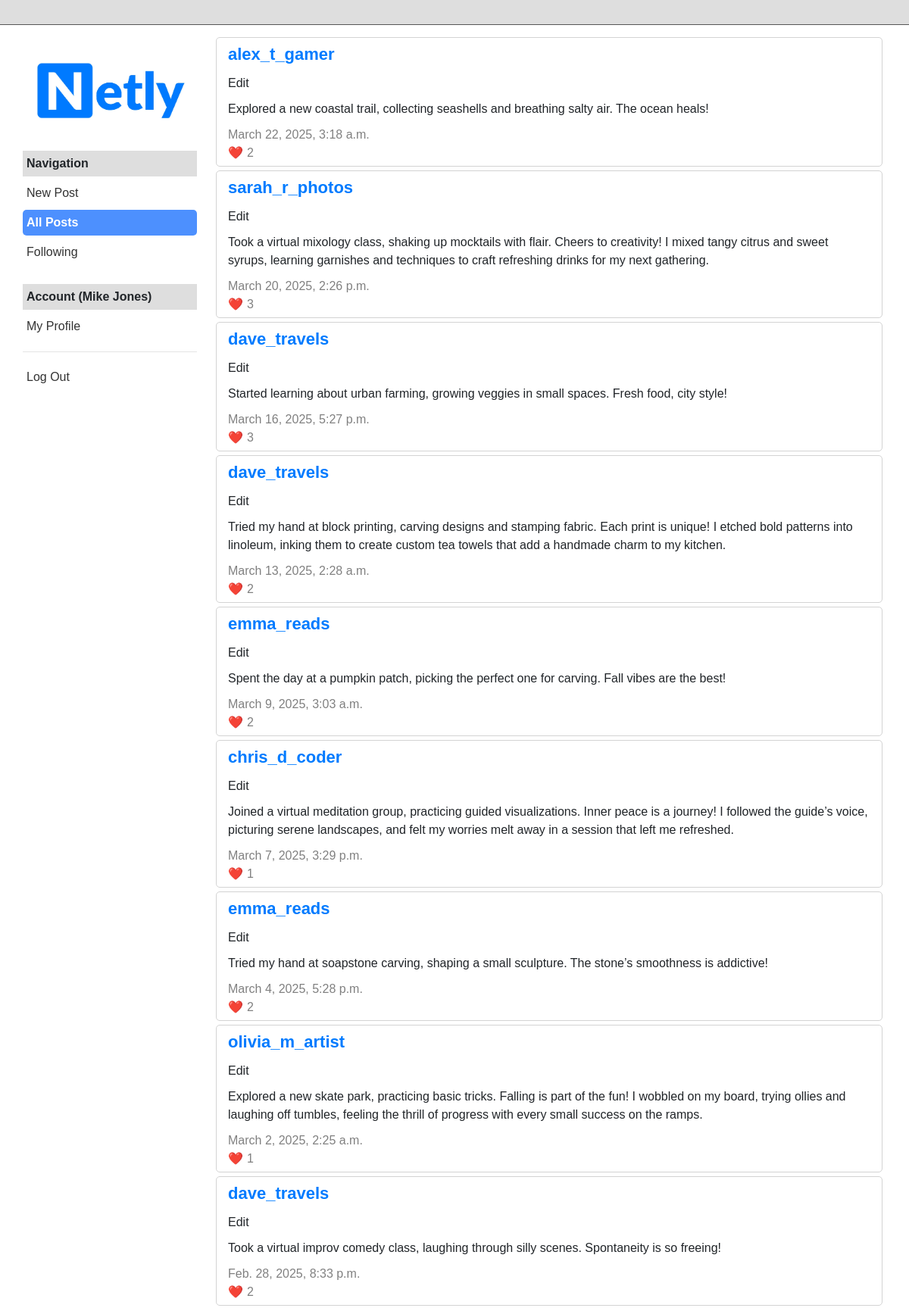
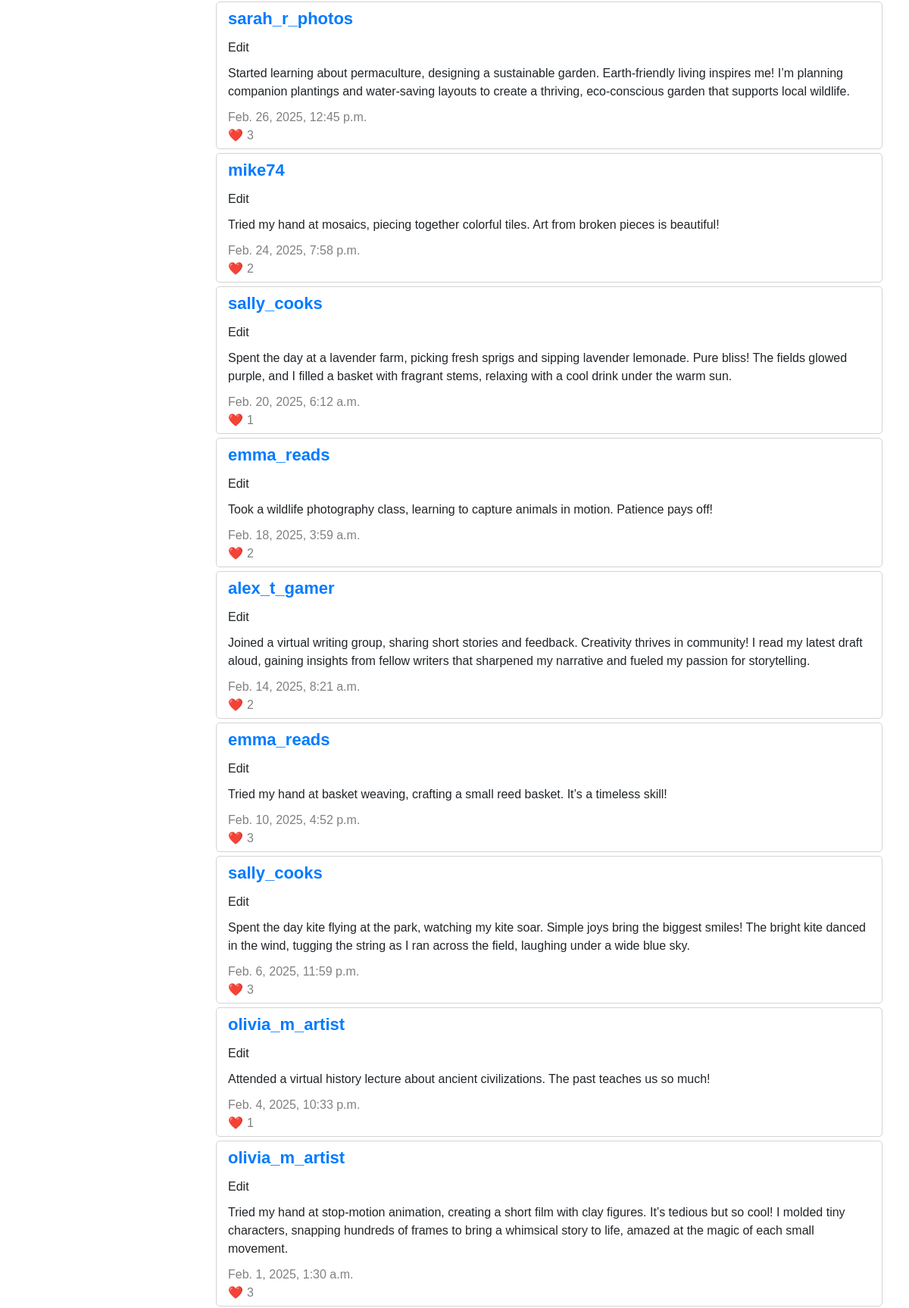
/ (signed in, upper part), run on the app's committed database (2 pictures, top to bottom).
### network/models.py (models this page shows, shortened)
class User(AbstractUser):
    def display_name(self):
        return f"{self.first_name} {self.last_name}" if self.first_name and self.last_name else self.username

class Post(models.Model):
    user = models.ForeignKey(User, on_delete=models.CASCADE, related_name="posts")
    content = models.TextField()
    created_at = models.DateTimeField(auto_now_add=True)
    def get_likes_count(self):
        return self.likes.count()

### network/views.py (the view)
# urls.py: path("", views.index, name="index"),
def index(request):
    posts = Post.objects.all().order_by("-created_at")
    return render(request, "network/index.html", {
        "active_filter": "all",
        "posts": posts,
    })

### network/templates/network/index.html
{% extends "network/layout.html" %}
{% block body %}
    {% for post in posts %}
    <div class="post-container">
        <div class="post-name"><a href="{% url 'profile' post.user.id %}">{{ post.user.username }}</a></div>
        <div class="post-edit">Edit</div>
        <div class="post-content">{{ post.content }}</div>
        <div class="post-date">{{ post.created_at }}</div>
        <div class="post-likes">{{ post.get_likes_count }}</div>
    </div>
    {% endfor %}
{% endblock %}

### network/templates/network/layout.html (shortened to what this page needs)
{% load static %}
<!DOCTYPE html>
<html lang="en">
    <head>
        <link rel="stylesheet" href="https://stackpath.bootstrapcdn.com/bootstrap/4.4.1/css/bootstrap.min.css">
        <link href="{% static 'network/styles.css' %}" rel="stylesheet">
    </head>
    <body>
        <div class="header">
        </div>
        <div class="page-container">
            <aside class="sidebar">
                <ul>
                    <li class="sidebar-logo">
                        <a href="{% url 'index' %}">
                            <img src="{% static 'network/netly.jpeg' %}" alt="Network Logo" style="width: 100%;">
                        </a>
                    </li>
                    <li class="sidebar-heading">Navigation</li>
                    <li><a href="{% url 'create' %}" class="{% if active_filter == 'new' %}active-link{% endif %}">New Post</a></li>
                    <li><a href="{% url 'index' %}" class="{% if active_filter == 'all' %}active-link{% endif %}">All Posts</a></li>
                    {% if user.is_authenticated %}
                        <li><a href="#" class="{% if active_filter == 'following' %}active-link{% endif %}">Following</a></li>
                    {% endif %}
                    {% if user.is_authenticated %}
                        <li class="sidebar-heading">Account ({{ user.display_name }})</li>
                        <li><a href="{% url 'profile' user.id %}" class="{% if active_filter == 'profile' %}active-link{% endif %}">My Profile</a></li>
                        <hr>
                        <li><a href="{% url 'logout' %}">Log Out</a></li>
                    {% else %}
                        <li class="sidebar-heading">Account (not signed in)</li>
                        <li><a href="{% url 'login' %}">Log In</a></li>
                        <li><a href="{% url 'register' %}">Register</a></li>
                    {% endif %}
                </ul>
            </aside>
            <main class="content">
                {% block body %}
                {% endblock %}
            </main>
        </div>
    </body>
</html>

### network/static/network/styles.css (style rules this page uses)
body { font-family: Arial, sans-serif; display: flex; flex-direction: column; align-items: center; }
.page-container { display: flex; width: 100%; max-width: 1170px; align-items: stretch; margin-top: 1rem; }
.sidebar { width: 260px; flex-shrink: 0; padding: 15px; margin-right: 10px; box-sizing: border-box; position: sticky; top: 50px; align-self: flex-start; height: calc(100vh - 50px); overflow-y: auto; }
.sidebar ul { list-style: none; padding: 0; margin: 0; }
.sidebar li { margin-bottom: 5px; }
.sidebar a { text-decoration: none; color: #333; display: block; padding: 5px; }
.sidebar a.active-link { background-color: #4d90fe; border-radius: 5px; color: #ffffff; font-weight: bold; }
.sidebar-logo { background-color: #ffffff; color: #ffffff; border: none; }
.sidebar-heading { font-weight: 600; background-color: #dedede; display: block; padding: 5px; margin-top: 25px; }
.content { flex-grow: 1; margin-left: 0px; box-sizing: border-box; min-width: 0; }
.header { width: 100%; background-color: #dedede; padding: 16px; box-sizing: border-box; border-bottom: 1px solid #555; position: sticky; top: 0; z-index: 10; }
.post-container { border: 1px solid lightgray; border-radius: 5px; margin-bottom: 5px; margin-right: 20px; padding: 5px 15px; }
.post-name { font-size: 22px; font-weight: 700; margin-bottom: 10px; }
.post-edit { margin-bottom: 10px; }
.post-content { margin-bottom: 10px; }
.post-date { color: gray; }
.post-likes { color: gray; }
.post-likes::before { content: "❤️"; padding-right: 5px; }

### data on the page
User: display_name "Mike Jones"
Post: user.username "alex_t_gamer", content "Explored a new coastal trail, collecting seashells and breathing salty air. The ocean heals!", created_at "March 22, 2025, 3:18 a.m.", get_likes_count "2"
Post: user.username "sarah_r_photos", content "Took a virtual mixology class, shaking up mocktails with flair. Cheers to creativity! I mixed tangy citrus and sweet syrups, learning garnishes and techniques to craft refreshing drinks for my next gathering.", created_at "March 20, 2025, 2:26 p.m.", get_likes_count "3"
Post: user.username "dave_travels", content "Started learning about urban farming, growing veggies in small spaces. Fresh food, city style!", created_at "March 16, 2025, 5:27 p.m.", get_likes_count "3"
Post: user.username "dave_travels", content "Tried my hand at block printing, carving designs and stamping fabric. Each print is unique! I etched bold patterns into linoleum, inking them to create custom tea towels that add a handmade charm to my kitchen.", created_at "March 13, 2025, 2:28 a.m.", get_likes_count "2"
Post: user.username "emma_reads", content "Spent the day at a pumpkin patch, picking the perfect one for carving. Fall vibes are the best!", created_at "March 9, 2025, 3:03 a.m.", get_likes_count "2"
Post: user.username "chris_d_coder", content "Joined a virtual meditation group, practicing guided visualizations. Inner peace is a journey! I followed the guide’s voice, picturing serene landscapes, and felt my worries melt away in a session that left me refreshed.", created_at "March 7, 2025, 3:29 p.m.", get_likes_count "1"
Post: user.username "emma_reads", content "Tried my hand at soapstone carving, shaping a small sculpture. The stone’s smoothness is addictive!", created_at "March 4, 2025, 5:28 p.m.", get_likes_count "2"
Post: user.username "olivia_m_artist", content "Explored a new skate park, practicing basic tricks. Falling is part of the fun! I wobbled on my board, trying ollies and laughing off tumbles, feeling the thrill of progress with every small success on the ramps.", created_at "March 2, 2025, 2:25 a.m.", get_likes_count "1"
Post: user.username "dave_travels", content "Took a virtual improv comedy class, laughing through silly scenes. Spontaneity is so freeing!", created_at "Feb. 28, 2025, 8:33 p.m.", get_likes_count "2"
Post: user.username "sarah_r_photos", content "Started learning about permaculture, designing a sustainable garden. Earth-friendly living inspires me! I’m planning companion plantings and water-saving layouts to create a thriving, eco-conscious garden that supports local wildlife.", created_at "Feb. 26, 2025, 12:45 p.m.", get_likes_count "3"
Post: user.username "mike74", content "Tried my hand at mosaics, piecing together colorful tiles. Art from broken pieces is beautiful!", created_at "Feb. 24, 2025, 7:58 p.m.", get_likes_count "2"
Post: user.username "sally_cooks", content "Spent the day at a lavender farm, picking fresh sprigs and sipping lavender lemonade. Pure bliss! The fields glowed purple, and I filled a basket with fragrant stems, relaxing with a cool drink under the warm sun.", created_at "Feb. 20, 2025, 6:12 a.m.", get_likes_count "1"
Post: user.username "emma_reads", content "Took a wildlife photography class, learning to capture animals in motion. Patience pays off!", created_at "Feb. 18, 2025, 3:59 a.m.", get_likes_count "2"
Post: user.username "alex_t_gamer", content "Joined a virtual writing group, sharing short stories and feedback. Creativity thrives in community! I read my latest draft aloud, gaining insights from fellow writers that sharpened my narrative and fueled my passion for storytelling.", created_at "Feb. 14, 2025, 8:21 a.m.", get_likes_count "2"
Post: user.username "emma_reads", content "Tried my hand at basket weaving, crafting a small reed basket. It’s a timeless skill!", created_at "Feb. 10, 2025, 4:52 p.m.", get_likes_count "3"
Post: user.username "sally_cooks", content "Spent the day kite flying at the park, watching my kite soar. Simple joys bring the biggest smiles! The bright kite danced in the wind, tugging the string as I ran across the field, laughing under a wide blue sky.", created_at "Feb. 6, 2025, 11:59 p.m.", get_likes_count "3"
Post: user.username "olivia_m_artist", content "Attended a virtual history lecture about ancient civilizations. The past teaches us so much!", created_at "Feb. 4, 2025, 10:33 p.m.", get_likes_count "1"
Post: user.username "olivia_m_artist", content "Tried my hand at stop-motion animation, creating a short film with clay figures. It’s tedious but so cool! I molded tiny characters, snapping hundreds of frames to bring a whimsical story to life, amazed at the magic of each small movement.", created_at "Feb. 1, 2025, 1:30 a.m.", get_likes_count "3"
